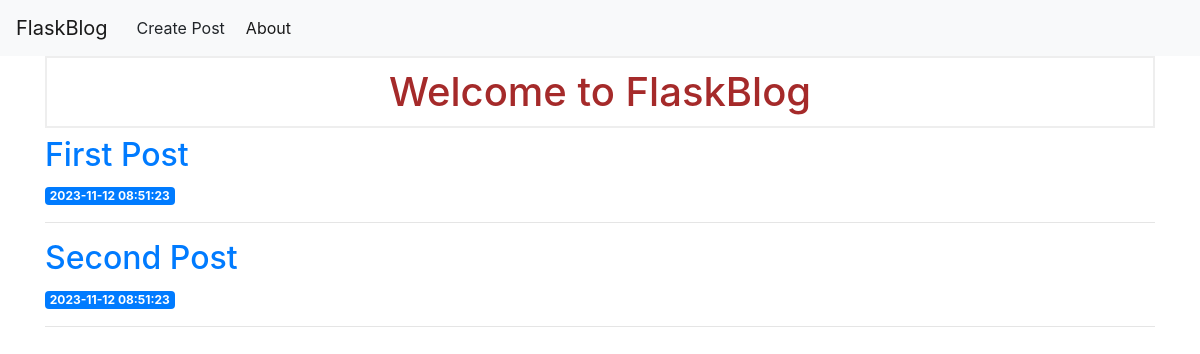
Before: / with the older database file.
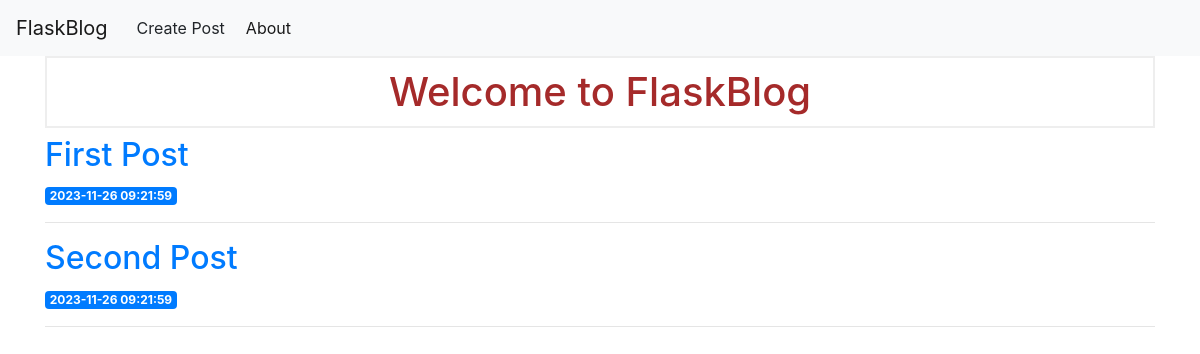
After: the same page with the newer database file.
### tables this page shows
CREATE TABLE posts (
    id INTEGER PRIMARY KEY AUTOINCREMENT,
    created TIMESTAMP NOT NULL DEFAULT CURRENT_TIMESTAMP,
    title TEXT NOT NULL,
    content TEXT NOT NULL
);

### main.py (the view)
@app.route("/")
def index():
  conn = get_db_connection()
  posts = conn.execute("SELECT * FROM posts").fetchall()
  conn.close()
  return render_template("index.html", posts=posts)

### main.py (called while the page is built)
def get_db_connection():
  conn = sqlite3.connect("database.db")
  conn.row_factory = sqlite3.Row
  return conn

### templates/index.html (shortened to what this page needs)
<!DOCTYPE html>
<html lang="en">
<head>
    <link rel="stylesheet" href="{{url_for('static', filename='style.css') }}">
</head>
<body>
{% extends 'base.html' %}
{% block content %}
<h1>{% block title %} Welcome to FlaskBlog {% endblock %}</h1>
{% for post in posts %}
<a href="{{ url_for('post', post_id=post['id']) }}">
<h2>{{ post['title'] }}</h2>
</a>
<span class="badge badge-primary">{{ post['created'] }}</span>
<hr>
{% endfor %}
{% endblock %}

### templates/base.html (shortened to what this page needs)
<!doctype html>
<html lang="en">
<head>
<link rel="stylesheet" href="https://stackpath.bootstrapcdn.com/bootstrap/4.3.1/css/bootstrap.min.css">
</head>
<body>
<nav class="navbar navbar-expand-md navbar-light bg-light">
    <a class="navbar-brand" href="{{ url_for('index')}}">FlaskBlog</a>
    <div class="collapse navbar-collapse" id="navbarNav">
        <button class="btn" type="button" onclick="window.location.href='{{ url_for('create') }}';">Create Post</button>
    <ul class="navbar-nav">
        <li class="nav-item active">
            <a class="nav-link" href="#">About</a>
        </li>
    </ul>
    </div>
</nav>
<div class="container">
    {% block content %} {% endblock %}
</div>
</body>
</html>

### static/style.css (style rules this page uses)
h1 { border: 2px #eee solid; color: brown; text-align: center; padding: 10px; }

Changed rows visible on the page:
changed posts "First Post": created "2023-11-12 08:51:23" → "2023-11-26 09:21:59"
changed posts "Second Post": created "2023-11-12 08:51:23" → "2023-11-26 09:21:59"
